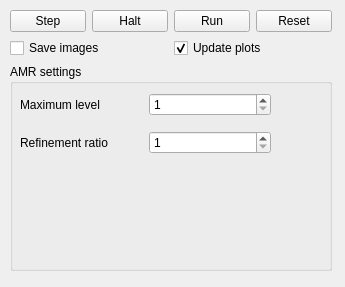
<?xml version="1.0" encoding="UTF-8"?>
<ui version="4.0">
 <class>Mandelbrot</class>
 <widget class="QWidget" name="Mandelbrot">
  <property name="geometry">
   <rect>
    <x>0</x>
    <y>0</y>
    <width>345</width>
    <height>287</height>
   </rect>
  </property>
  <property name="windowTitle">
   <string>Form</string>
  </property>
  <widget class="QWidget" name="gridLayoutWidget_2">
   <property name="geometry">
    <rect>
     <x>10</x>
     <y>10</y>
     <width>322</width>
     <height>261</height>
    </rect>
   </property>
   <layout class="QGridLayout" name="gridLayout_2">
    <item row="0" column="0" colspan="2">
     <layout class="QHBoxLayout" name="horizontalLayout">
      <item>
       <widget class="QPushButton" name="STEP">
        <property name="text">
         <string>Step</string>
        </property>
       </widget>
      </item>
      <item>
       <widget class="QPushButton" name="HALT">
        <property name="text">
         <string>Halt</string>
        </property>
       </widget>
      </item>
      <item>
       <widget class="QPushButton" name="RUN">
        <property name="text">
         <string>Run</string>
        </property>
       </widget>
      </item>
      <item>
       <widget class="QPushButton" name="RESET">
        <property name="text">
         <string>Reset</string>
        </property>
       </widget>
      </item>
     </layout>
    </item>
    <item row="2" column="0" colspan="2">
     <widget class="QGroupBox" name="AMRsettings">
      <property name="title">
       <string>AMR settings</string>
      </property>
      <widget class="QWidget" name="gridLayoutWidget">
       <property name="geometry">
        <rect>
         <x>10</x>
         <y>20</y>
         <width>251</width>
         <height>81</height>
        </rect>
       </property>
       <layout class="QGridLayout" name="gridLayout">
        <item row="1" column="0">
         <widget class="QLabel" name="label_2">
          <property name="text">
           <string>Refinement ratio</string>
          </property>
         </widget>
        </item>
        <item row="0" column="0">
         <widget class="QLabel" name="label">
          <property name="text">
           <string>Maximum level</string>
          </property>
         </widget>
        </item>
        <item row="0" column="1">
         <widget class="QSpinBox" name="LEVELS">
          <property name="minimum">
           <number>1</number>
          </property>
          <property name="maximum">
           <number>6</number>
          </property>
         </widget>
        </item>
        <item row="1" column="1">
         <widget class="QSpinBox" name="REFINEMENTRATIO">
          <property name="minimum">
           <number>1</number>
          </property>
          <property name="maximum">
           <number>8</number>
          </property>
         </widget>
        </item>
       </layout>
      </widget>
     </widget>
    </item>
    <item row="1" column="0">
     <widget class="QCheckBox" name="SAVEIMAGES">
      <property name="text">
       <string>Save images</string>
      </property>
     </widget>
    </item>
    <item row="1" column="1">
     <widget class="QCheckBox" name="UPDATEPLOTS">
      <property name="text">
       <string>Update plots</string>
      </property>
      <property name="checked">
       <bool>true</bool>
      </property>
     </widget>
    </item>
   </layout>
  </widget>
 </widget>
 <resources/>
 <connections/>
</ui>
